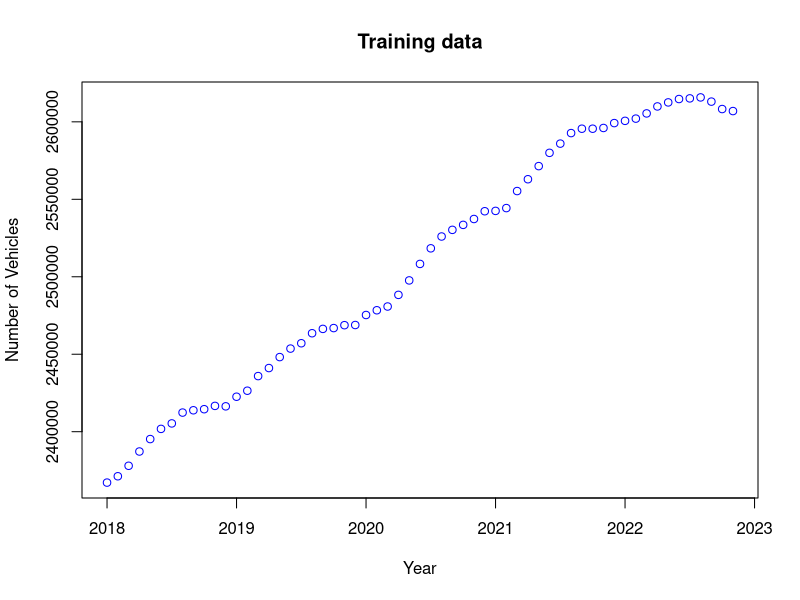
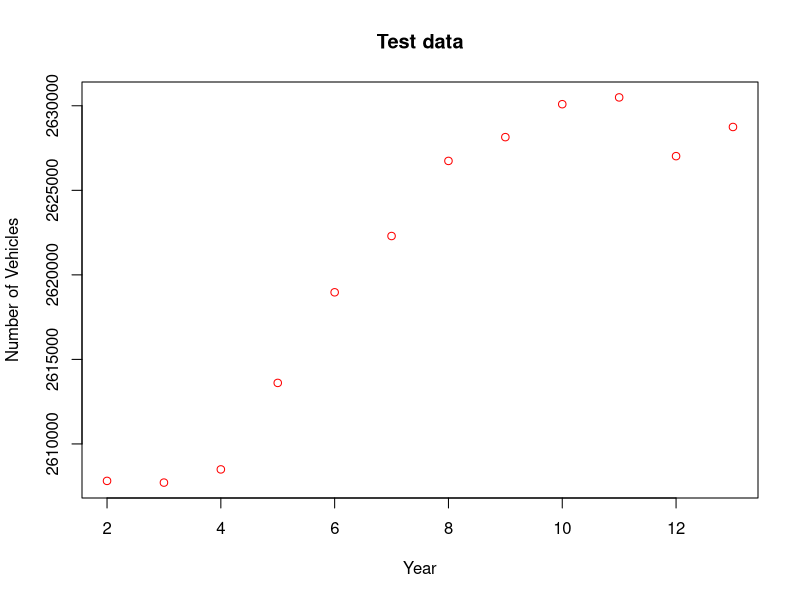
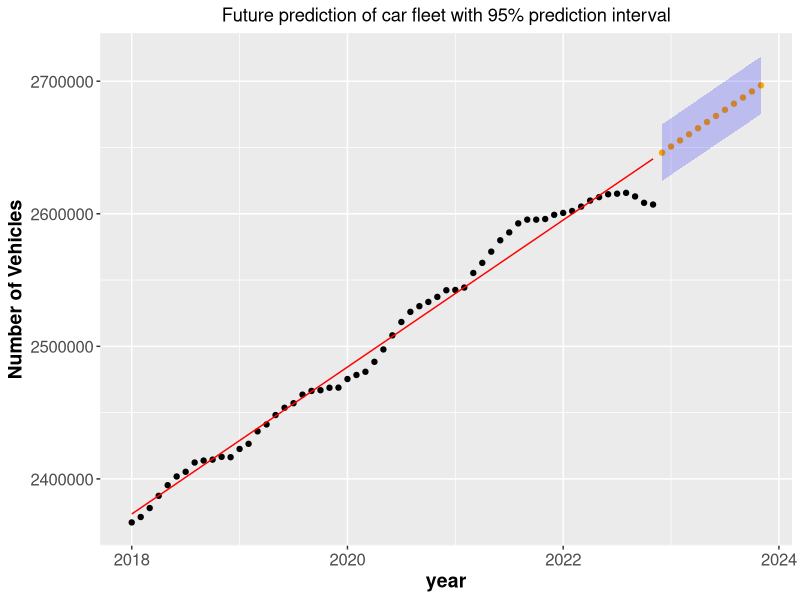
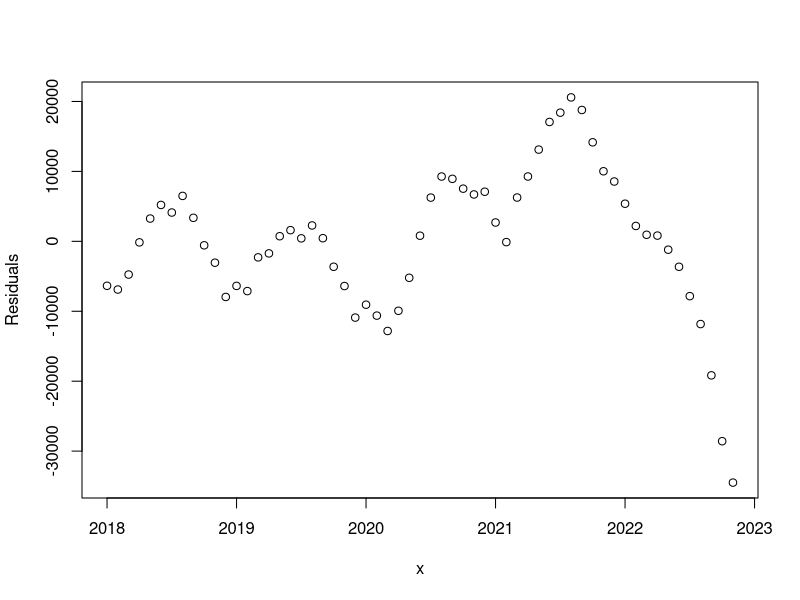
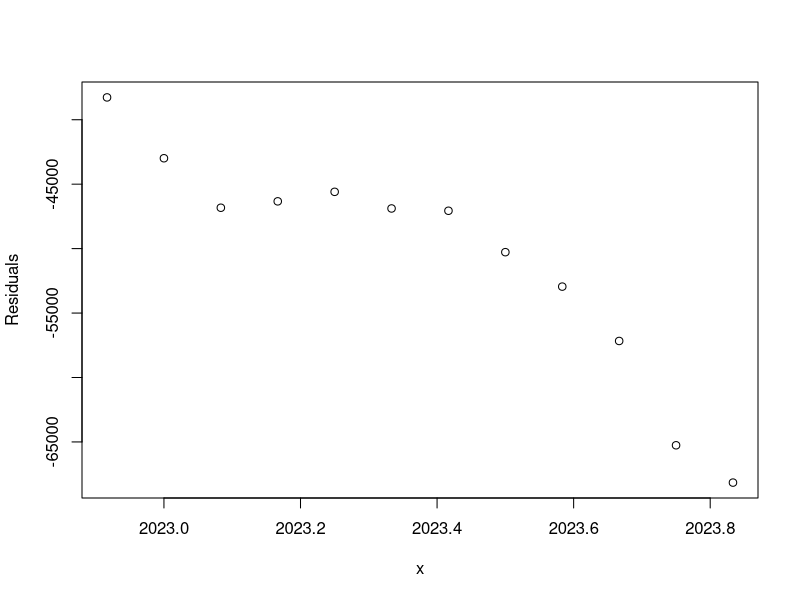
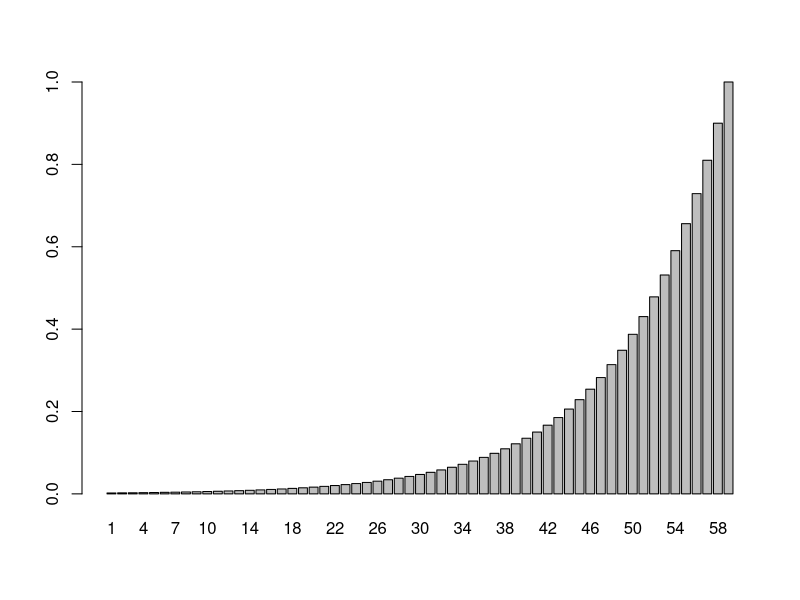
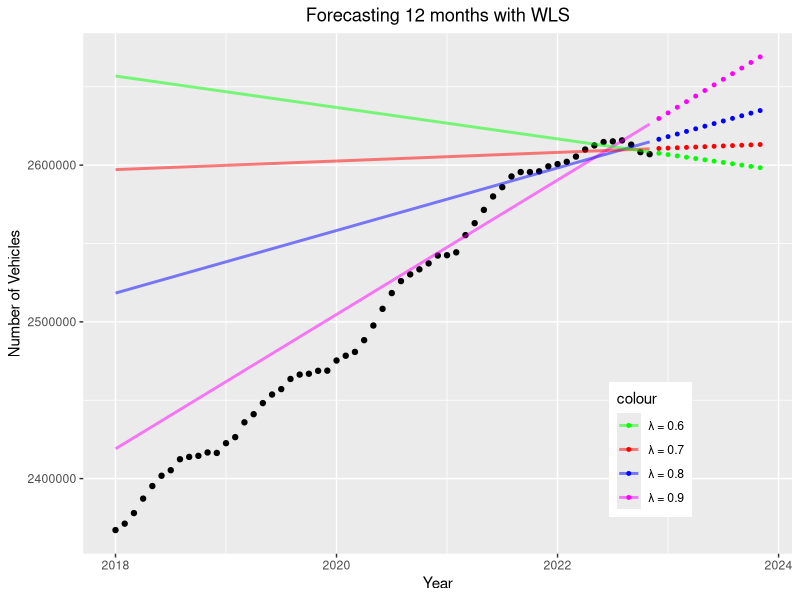

These charts were generated, in order, by the following R code:
# Required package to read excel
library("readxl")
library("ggplot2")

### DATA IMPORT ###
# Training Data
my_data <- read_excel("Assignment 1/DST_BIL54_train.xlsx")
n_train <- length(my_data)
train <- unlist(my_data[1, 2:n_train])
x <- seq(2018, 2022 + 10/12, by = 1 / 12)
n = length(x)
y_train = train

# Test Data
my_data <- read_excel("Assignment 1/DST_BIL54_test.xlsx")
n_test <- length(my_data)
test <- unlist(my_data[1, 2:n_test])


##### Q1 #####
plot(x, train, col = "blue", title("Training data"), xlab="Year", ylab="Number of Vehicles")

plot(2:n_test, test, col = "red", title("Test data"), xlab="Year", ylab="Number of Vehicles")




##### Q2 #####
# Q2.1
ones <- rep(1, length(x))
x_ols <- cbind(ones, x)
theta <- solve(t(x_ols) %*% x_ols) %*% t(x_ols) %*% train

y_hat <- x_ols %*% theta
#plot(x, y_hat, col = "blue", title("Training data - OLS estimate"))
print(theta)

# Error, squared errors and residual variance estimate
error <- train - y_hat
RSS_ols <- t(error) %*% error
sigma2 <- as.numeric(RSS_ols) / (n_train - length(theta))

# Variance and std of estimated errors
v_ols <- sigma2 * solve(t(x_ols) %*% x_ols)
s_ols <- sqrt(diag(v_ols))

# Make forecast for next 12 months
x_test <- seq(2022 + 11 / 12, 2023 + 10 / 12, by = 1 / 12)
x_forecast <- cbind(1, x_test)
y_forecast <- x_forecast %*% theta

# Confidence interval
alpha <- 0.05
vmatrix <- sigma2*(1+(x_forecast%*%solve(t(x_ols)%*%x_ols))%*%t(x_forecast))

CI_lb <- y_forecast - qt(1 - alpha / 2, n_train - length(theta)) * sqrt(diag(vmatrix))
CI_ub <- y_forecast + qt(1 - alpha / 2, n_train - length(theta)) * sqrt(diag(vmatrix))

# Plot fitted model, training data, forecast and CI
df_train <- data.frame(year = x, y = train, y_hat = y_hat)
df_forecast <- data.frame(year = x_forecast[,2], y = y_forecast, CI_lb = CI_lb, CI_ub = CI_ub)


ggplot(df_train, aes(x = year, y=train), title("Prediction of car fleet")) +
  geom_point(col = "black") + 
  geom_line(aes(x = year, y=y_hat), col="red", size = 0.5) +
  geom_point(data = df_forecast, aes(x = year, y = y), col="orange", size=1.5) +
  geom_ribbon(data=df_forecast, aes(x=year,ymin=CI_lb, ymax=CI_ub), inherit.aes=FALSE, alpha=0.2, fill="blue") +
  ggtitle("Future prediction of car fleet with 95% prediction interval") + ylab("Number of Vehicles") +
  theme(plot.title = element_text(hjust = 0.5), axis.text=element_text(size=12), axis.title=element_text(size=14,face="bold"))

# Risidual of model on historic data, clearly not white noise
plot(x, error, ylab = "Residuals")

# Test error, model overestimates car fleet
plot(x_forecast[,2], test - y_forecast, ylab = "Residuals", xlab = "x")




##### Q3 #####

# 3.1
lambda = 0.9
SIGMA_OLS <- diag(n)
SIGMA_WLS <- diag(n)
for (i in 1:n) {
  SIGMA_WLS[i,i] <- 1/lambda^(n-i)
}
print(SIGMA_WLS[55:59,55:59])
W_WLS <- solve(SIGMA_WLS)

# 3.2
weights <- lambda^((n-1):0)
# plot the weights:
barplot(weights, names=1:n)

# 3.3
print(sum(weights))

# 3.4
WLS <- solve(t(x_ols)%*%solve(SIGMA_WLS)%*%x_ols)%*%(t(x_ols)%*%solve(SIGMA_WLS)%*%y_train)
print(WLS)

# 3.5
y_wls <- x_test
lambdas <- c(0.9, 0.8, 0.7, 0.6)
df_forecast_wls <- data.frame(year = x_forecast[,2])
frame_names <- c('l09', 'l08', 'l07', 'l06')
df_forecast_wls[frame_names] <- NA

df_train[frame_names] <- NA

for (j in 1:length(lambdas)) {
  lambda = lambdas[j]
  for (i in 1:n) {
    SIGMA_WLS[i,i] <- 1/lambda^(n-i)
  }
  WLS <- solve(t(x_ols)%*%solve(SIGMA_WLS)%*%x_ols)%*%(t(x_ols)%*%solve(SIGMA_WLS)%*%y_train)
  y_pred <- x_forecast %*% WLS
  df_forecast_wls[frame_names[j]] <- y_pred
  df_train[frame_names[j]] <- x_ols %*% WLS
}

colors <- c("magenta", "blue", "red", "green")

ggplot(df_train, aes(x = year, y=train, colour='black')) +
  geom_point(col = "black") +
  geom_point(data=df_forecast_wls, aes(x=year, y=l09, colour="n9"), size=1)+
  geom_point(data=df_forecast_wls, aes(x=year, y=l08, colour="n8"), size=1)+
  geom_point(data=df_forecast_wls, aes(x=year, y=l07, colour="n7"), size=1)+
  geom_point(data=df_forecast_wls, aes(x=year, y=l06, colour="n6"), size=1)+
  geom_line(data=df_train, aes(x=year, y=l09, colour="n9"),linewidth=1, alpha=0.5)+
  geom_line(data=df_train, aes(x=year, y=l08, colour="n8"),linewidth=1, alpha=0.5)+
  geom_line(data=df_train, aes(x=year, y=l07, colour="n7"),linewidth=1, alpha=0.5)+
  geom_line(data=df_train, aes(x=year, y=l06, colour="n6"),linewidth=1, alpha=0.5)+
  theme(legend.position = c(0.8, 0.2), plot.title = element_text(hjust = 0.5)) +
  scale_color_manual(values = c(n9 = colors[1], n8 = colors[2], n7 = colors[3], n6 = colors[4]),
                     labels = c(n9 = "\u03bb = 0.9", n8 = "\u03bb = 0.8", n7 = "\u03bb = 0.7", n6 = "\u03bb = 0.6")) +
  labs(y= "Number of Vehicles", x = "Year", title = "Forecasting 12 months with WLS")
  
# 3.6


##### Q4 #####
